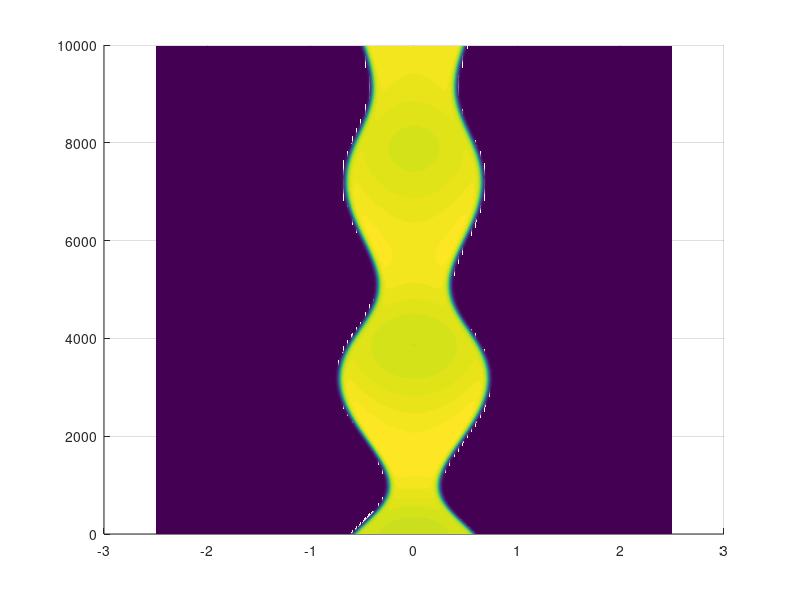

The MATLAB script that drew this image:
function gms_num_solver  % solve the system Au = b implicitly
%% constants

  N = 400;
  L = 2.5; % length of the domain
  H = 2*L/(N-1); % 100 grid points 
  X = -L:H:L; X = X';
  Ep = 0.01;
  D = 50; % diffusion coefficient ratio, in the v equation
  DD = Ep*D
  Tau = 25000;
  Kap = 1;
  Tend = 10000; % integration time
  Dt = .2; % time step size, arbitrary for nonlinear problems
  L_range = [.5:0.05:2];
%   Tau_range = 1:200;
  
%% function definitions   
  F_gms = inline('u.^2./(v.*(1+kap*u.^2))','u','v','kap');
  G_gms = inline('u.^2','u','v');
  Dfu = inline('- 1 + 2*u./(v.*(1+Kap*u.^2).^2)','u','v','Kap');
  Dfv = inline('- u.^2./(v.^2.*(1+Kap*u.^2))','u','v','Kap');
  Dgu = inline('2*u','u');
  Dgv = -1;
  
  UV_0(:,1) = 0.37*(tanh(.3*(.4*L-X)/Ep) + tanh(.3*(X+.4*L)/Ep));
  UV_0(:,2) = 0.3251*ones(N,1); % initial conditions

%% compute stationary solution
  [UU0,VV0,TT] = UV_stationary(UV_0,1,500, 1.0);
  [UU,VV,TT] = UV_stationary([UU0(:,end),VV0(:,end)],Tau,Tend, Dt);
%   Lam_nonstat = EVA_not_stationary([UU(:,end), VV(:,end)], L_range);
  
%% plotting
  figure(1)
  surfc(X,TT(1:round(length(TT)/500):end),0.01+UU(:,1:round(length(TT)/500):end)') 
%   contour(X,TT(1:round(length(TT)/200):end),0.01+UU(:,1:round(length(TT)/200):end)') 
  shading interp, view(0,90)
%   colormap('gray')
%   surf(U_stat), shading interp

  function [uu,vv,t] = UV_stationary(uv_0,tau,t_end,dt)  % y = [U,V,T]
    uu = zeros(length(uv_0),round(t_end/dt));
    vv = zeros(length(uv_0),round(t_end/dt));
    uu(:,1) = uv_0(:,1);
    vv(:,1) = uv_0(:,2);
    data = ones(N,3); data(:,2) = -2; lap = spdiags(data,-1:1,N,N); 
    lap(1,2) = 2; lap(N,N-1) = 2; % Neumann BCs
    au = speye(N)*(1/dt+1) - (Ep/H)^2*lap;
    av = speye(N)*(tau/dt+1) - D/H^2*lap;

%     i = 2; norm_err = 1;
%     while norm_err > 1e-6
    for i = 2:round(t_end/dt)
        bu = uu(:,i-1)/dt + F_gms(uu(:,i-1),vv(:,i-1),Kap);
        uu(:,i) = au\bu;
        bv = tau*vv(:,i-1)/dt + G_gms(uu(:,i),vv(:,i-1));
        vv(:,i) = av\bv;
%         norm_err = norm(uu(:,i) - uu(:,i-1),'inf');
    end
    t = dt:dt:i*dt;
  end

end